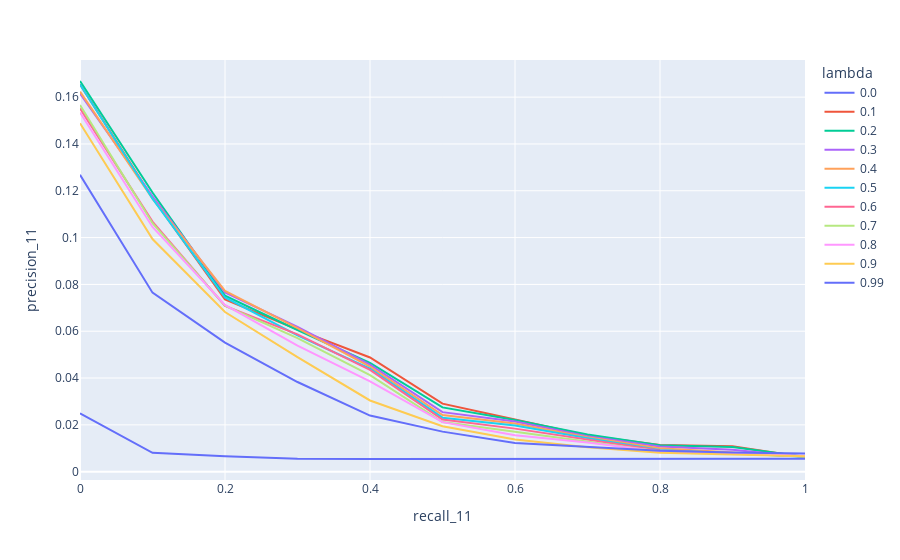

Notebook code for this chart:
### Code cell
fig = px.line(df_jms, x="recall_11", y="precision_11", color='lambda')
fig.show()

### Figure 1 — Plotly figure (JSON) as saved in the notebook; plotly's stock layout.template omitted (floating-point values rounded to 4 significant figures)
{"data": [{"hovertemplate": "lambda=0.0<br>recall_11=%{x}<br>precision_11=%{y}<extra></extra>", "legendgroup": "0.0", "line": {"color": "#636efa", "dash": "solid"}, "marker": {"symbol": "circle"}, "mode": "lines", "name": "0.0", "orientation": "v", "showlegend": true, "type": "scatter", "x": [0, 0.1, 0.2, 0.3, 0.4, 0.5, 0.6, 0.7, 0.8, 0.9, 1], "xaxis": "x", "y": [0.02493, 0.008081, 0.006622, 0.005475, 0.005424, 0.005416, 0.005541, 0.005485, 0.005492, 0.005463, 0.005475], "yaxis": "y"}, {"hovertemplate": "lambda=0.1<br>recall_11=%{x}<br>precision_11=%{y}<extra></extra>", "legendgroup": "0.1", "line": {"color": "#EF553B", "dash": "solid"}, "marker": {"symbol": "circle"}, "mode": "lines", "name": "0.1", "orientation": "v", "showlegend": true, "type": "scatter", "x": [0, 0.1, 0.2, 0.3, 0.4, 0.5, 0.6, 0.7, 0.8, 0.9, 1], "xaxis": "x", "y": [0.1655, 0.117, 0.07361, 0.06068, 0.04879, 0.02907, 0.02228, 0.0155, 0.01143, 0.01083, 0.006197], "yaxis": "y"}, {"hovertemplate": "lambda=0.2<br>recall_11=%{x}<br>precision_11=%{y}<extra></extra>", "legendgroup": "0.2", "line": {"color": "#00cc96", "dash": "solid"}, "marker": {"symbol": "circle"}, "mode": "lines", "name": "0.2", "orientation": "v", "showlegend": true, "type": "scatter", "x": [0, 0.1, 0.2, 0.3, 0.4, 0.5, 0.6, 0.7, 0.8, 0.9, 1], "xaxis": "x", "y": [0.1669, 0.1193, 0.07522, 0.06053, 0.04642, 0.02747, 0.02212, 0.01586, 0.01128, 0.01056, 0.006348], "yaxis": "y"}, {"hovertemplate": "lambda=0.3<br>recall_11=%{x}<br>precision_11=%{y}<extra></extra>", "legendgroup": "0.3", "line": {"color": "#ab63fa", "dash": "solid"}, "marker": {"symbol": "circle"}, "mode": "lines", "name": "0.3", "orientation": "v", "showlegend": true, "type": "scatter", "x": [0, 0.1, 0.2, 0.3, 0.4, 0.5, 0.6, 0.7, 0.8, 0.9, 1], "xaxis": "x", "y": [0.1616, 0.1176, 0.07656, 0.06187, 0.04574, 0.02543, 0.02147, 0.01519, 0.01079, 0.009385, 0.006305], "yaxis": "y"}, {"hovertemplate": "lambda=0.4<br>recall_11=%{x}<br>precision_11=%{y}<extra></extra>", "legendgroup": "0.4", "line": {"color": "#FFA15A", "dash": "solid"}, "marker": {"symbol": "circle"}, "mode": "lines", "name": "0.4", "orientation": "v", "showlegend": true, "type": "scatter", "x": [0, 0.1, 0.2, 0.3, 0.4, 0.5, 0.6, 0.7, 0.8, 0.9, 1], "xaxis": "x", "y": [0.1623, 0.1166, 0.07725, 0.0613, 0.0449, 0.0242, 0.02054, 0.01473, 0.01004, 0.00815, 0.00633], "yaxis": "y"}, {"hovertemplate": "lambda=0.5<br>recall_11=%{x}<br>precision_11=%{y}<extra></extra>", "legendgroup": "0.5", "line": {"color": "#19d3f3", "dash": "solid"}, "marker": {"symbol": "circle"}, "mode": "lines", "name": "0.5", "orientation": "v", "showlegend": true, "type": "scatter", "x": [0, 0.1, 0.2, 0.3, 0.4, 0.5, 0.6, 0.7, 0.8, 0.9, 1], "xaxis": "x", "y": [0.1654, 0.1166, 0.07442, 0.05822, 0.04398, 0.02306, 0.0197, 0.01434, 0.009307, 0.007804, 0.006365], "yaxis": "y"}, {"hovertemplate": "lambda=0.6<br>recall_11=%{x}<br>precision_11=%{y}<extra></extra>", "legendgroup": "0.6", "line": {"color": "#FF6692", "dash": "solid"}, "marker": {"symbol": "circle"}, "mode": "lines", "name": "0.6", "orientation": "v", "showlegend": true, "type": "scatter", "x": [0, 0.1, 0.2, 0.3, 0.4, 0.5, 0.6, 0.7, 0.8, 0.9, 1], "xaxis": "x", "y": [0.1552, 0.1068, 0.07081, 0.05865, 0.0435, 0.02225, 0.01839, 0.01382, 0.009, 0.00772, 0.006564], "yaxis": "y"}, {"hovertemplate": "lambda=0.7<br>recall_11=%{x}<br>precision_11=%{y}<extra></extra>", "legendgroup": "0.7", "line": {"color": "#B6E880", "dash": "solid"}, "marker": {"symbol": "circle"}, "mode": "lines", "name": "0.7", "orientation": "v", "showlegend": true, "type": "scatter", "x": [0, 0.1, 0.2, 0.3, 0.4, 0.5, 0.6, 0.7, 0.8, 0.9, 1], "xaxis": "x", "y": [0.1566, 0.1061, 0.07096, 0.05709, 0.04127, 0.02121, 0.01708, 0.01301, 0.008624, 0.00764, 0.006589], "yaxis": "y"}, {"hovertemplate": "lambda=0.8<br>recall_11=%{x}<br>precision_11=%{y}<extra></extra>", "legendgroup": "0.8", "line": {"color": "#FF97FF", "dash": "solid"}, "marker": {"symbol": "circle"}, "mode": "lines", "name": "0.8", "orientation": "v", "showlegend": true, "type": "scatter", "x": [0, 0.1, 0.2, 0.3, 0.4, 0.5, 0.6, 0.7, 0.8, 0.9, 1], "xaxis": "x", "y": [0.1535, 0.1045, 0.07123, 0.05387, 0.03856, 0.02115, 0.01556, 0.0125, 0.008579, 0.007733, 0.006834], "yaxis": "y"}, {"hovertemplate": "lambda=0.9<br>recall_11=%{x}<br>precision_11=%{y}<extra></extra>", "legendgroup": "0.9", "line": {"color": "#FECB52", "dash": "solid"}, "marker": {"symbol": "circle"}, "mode": "lines", "name": "0.9", "orientation": "v", "showlegend": true, "type": "scatter", "x": [0, 0.1, 0.2, 0.3, 0.4, 0.5, 0.6, 0.7, 0.8, 0.9, 1], "xaxis": "x", "y": [0.1489, 0.09938, 0.06821, 0.04893, 0.03042, 0.01943, 0.01379, 0.01042, 0.008073, 0.007287, 0.006593], "yaxis": "y"}, {"hovertemplate": "lambda=0.99<br>recall_11=%{x}<br>precision_11=%{y}<extra></extra>", "legendgroup": "0.99", "line": {"color": "#636efa", "dash": "solid"}, "marker": {"symbol": "circle"}, "mode": "lines", "name": "0.99", "orientation": "v", "showlegend": true, "type": "scatter", "x": [0, 0.1, 0.2, 0.3, 0.4, 0.5, 0.6, 0.7, 0.8, 0.9, 1], "xaxis": "x", "y": [0.1269, 0.07647, 0.05517, 0.0383, 0.02398, 0.0171, 0.01228, 0.01062, 0.008935, 0.008152, 0.007785], "yaxis": "y"}], "layout": {"legend": {"title": {"text": "lambda"}, "tracegroupgap": 0}, "margin": {"t": 60}, "xaxis": {"anchor": "y", "domain": [0, 1], "title": {"text": "recall_11"}}, "yaxis": {"anchor": "x", "domain": [0, 1], "title": {"text": "precision_11"}}}}
